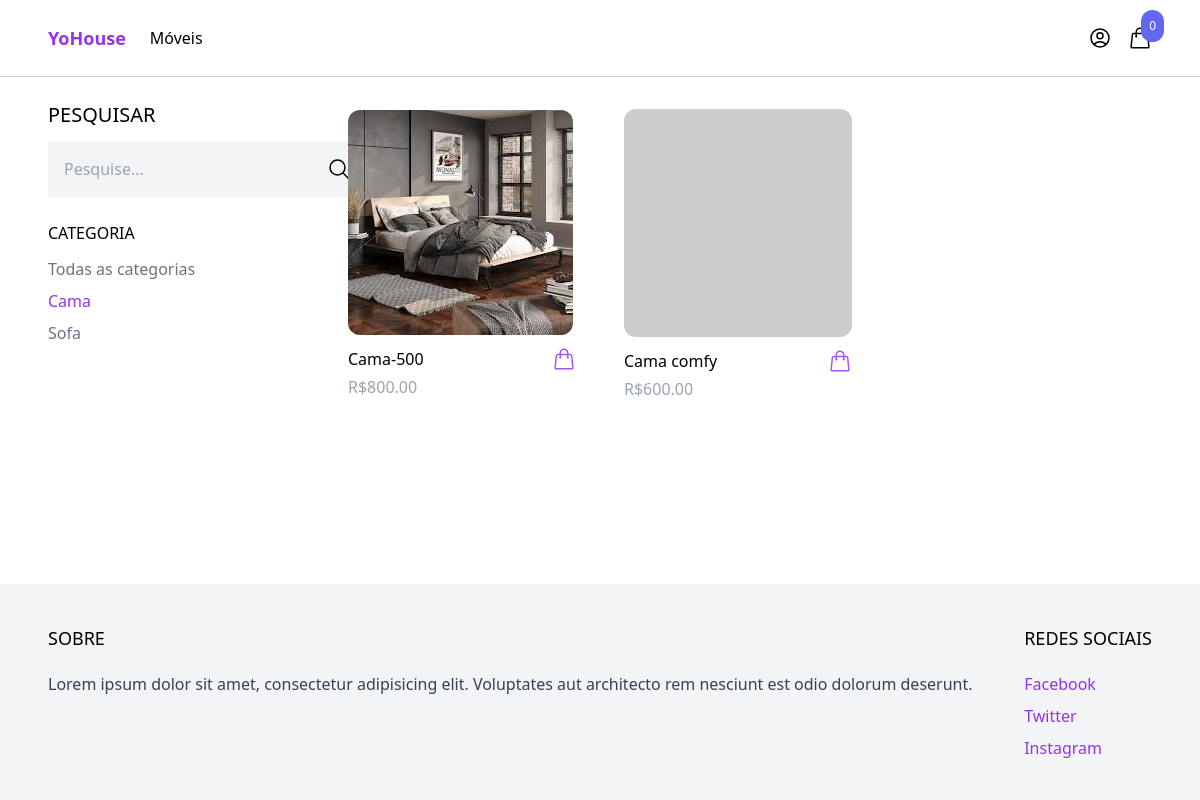
/moveis/?categoria=cama, run on an earlier commit of the app's database.
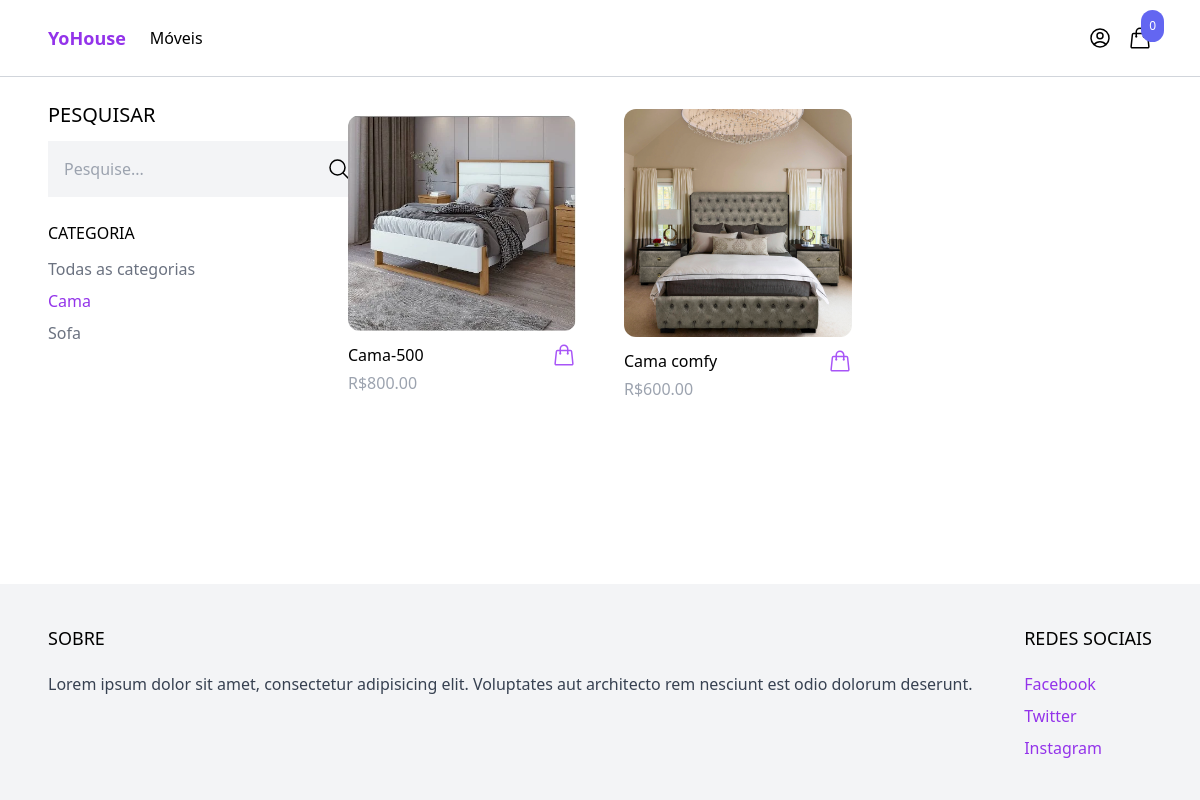
And on a later commit of the database.
### produtos/models.py (models this page shows, shortened)
class Categoria(models.Model):
    nome = models.CharField(max_length=255)
    slug = models.SlugField()
    class Meta:
        ordering = ('nome',)

class Produto(models.Model):
    categoria = models.ForeignKey(Categoria, related_name='produtos', on_delete=models.CASCADE)
    nome = models.CharField(max_length=255)
    slug = models.SlugField()
    descricao = models.TextField(blank=True, null=True) #not obligatory
    preco = models.IntegerField()
    created_at = models.DateTimeField(auto_now_add=True) #automatic
    image = models.ImageField(upload_to='uploads/', blank=True, null=True) #blank -> not obligated
    thumbnail = models.ImageField(upload_to='uploads/', blank=True, null=True)
    class Meta:
        ordering = ('-created_at',)
    def get_preco_formatado(self):
        return f'R${self.preco:.2f}'
    def get_thumbnail(self):
        if self.thumbnail:
            return self.thumbnail.url
        else:
            return 'https://via.placeholder.com/240x240'

### core/views.py (the view)
# urls.py: path('moveis/', moveis, name='moveis'),
def moveis(request):
    categorias = Categoria.objects.all()
    produtos = Produto.objects.all()
    active_categoria = request.GET.get('categoria', '')
    if active_categoria:
        produtos = produtos.filter(categoria__slug=active_categoria)
    query = request.GET.get('query', '')
    if query:
        produtos = produtos.filter(Q(nome__icontains=query) | Q(descricao__icontains=query))
    contexto = {
        'categorias': categorias,
        'produtos': produtos,
        'active_categoria': active_categoria
    }
    return render(request, 'core/moveis.html', contexto)

### carrinho/carrinho.py (called while the page is built)
    def __len__(self):
        return sum(item['quantidade'] for item in self.cart.values())

### carrinho/context_processors.py (called while the page is built)
def carrinho(request):
    return {'cart': Carrinho(request)}

### core/templates/core/moveis.html (shortened to what this page needs)
{% extends 'core/base.html' %}
{% block content %}
<div class="max-w-6xl mx-auto flex flex-wrap items-start py-6 px-6 xl:px-0">
    <div class="filters w-full lg:w-1/4">
        <h3 class="mb-3 text-xl uppercase">Pesquisar</h3>
        <form method="get" action="." >
            <div class="flex">
                <input type="text" name="query" class="p-4 bg-gray-100 border-0" placeholder="Pesquise...">
                <button class="p-4 bg-gray-100 border-0">
                    <svg xmlns="http://www.w3.org/2000/svg" fill="none" viewBox="0 0 24 24" stroke-width="1.5"
                        stroke="currentColor" class="w-6 h-6">
                        <path stroke-linecap="round" stroke-linejoin="round"
                            d="m21 21-5.197-5.197m0 0A7.5 7.5 0 1 0 5.196 5.196a7.5 7.5 0 0 0 10.607 10.607Z" />
                    </svg>
                </button>
            </div>
        </form>
        <h3 class="mt-6 mb-3 text uppercase">Categoria</h3>
        <ul class="space-y-2">
            <li><a href="{% url 'moveis'%}" class="
                {% if not active_categoria %}
                text-purple-600
                {% else %}
                text-gray-500
                {% endif %}">Todas as categorias</a></li>
            {% for categoria in categorias %}
            <li>
                <a href="{% url 'moveis'%}?categoria={{ categoria.slug }}" class="
                    {% if categoria.slug == active_categoria %}
                    text-purple-600
                    {% else %}
                    text-gray-500
                    {% endif %}">
                    {{ categoria.nome }}
                </a>
            </li>
            {% endfor %}
        </ul>
    </div>
    <div class="products w-full lg:w-3/4 -mt-4  flex items-center flex-wrap">
        {% for produto in produtos %}
            {% include 'produto/includes/produto_lista_item.html' %}
        {% endfor %}
    </div>
</div>
{% endblock %}

### core/templates/core/base.html (shortened to what this page needs)
<!DOCTYPE html>
<html lang="en">
<head>
    <script src="https://cdn.tailwindcss.com"></script>
</head>
<body class="flex flex-col min-h-screen">
    <nav class="border-b border-gray-300">
        <div class="max-w-6xl mx-auto py-2 px-6 xl:px-0 items-center flex justify-between">
            <div class="menu-left flex items-center space-x-6">
                <a href="{% url 'principal' %}" class="py-4 text-lg text-purple-600 font-semibold">YoHouse</a>
                <ul class="flex items-center space-x-4">
                    <li><a href="{% url 'moveis' %}">Móveis</a></li>
                </ul>
            </div>
            <div class="menu-right flex items-center space-x-4">
                {% if request.user.is_authenticated %}
                    <a href="{% url 'logout' %}">
                        <svg xmlns="http://www.w3.org/2000/svg" fill="none" viewBox="0 0 24 24" stroke-width="1.5" stroke="currentColor" class="w-6 h-6">
                            <path stroke-linecap="round" stroke-linejoin="round" d="M15.75 9V5.25A2.25 2.25 0 0 0 13.5 3h-6a2.25 2.25 0 0 0-2.25 2.25v13.5A2.25 2.25 0 0 0 7.5 21h6a2.25 2.25 0 0 0 2.25-2.25V15m3 0 3-3m0 0-3-3m3 3H9" />
                        </svg>
                    </a>
                 {% else %}
                    <a href="{% url 'login' %}">
                    </a>
                {% endif %}
                {% include 'includes/add_carrinho.html' %}
            </div>
        </div>
    </nav>
    <main class="flex-1">
        {% block content %}
        {% endblock %}
    </main>
    <footer class="bg-gray-100">
        <div class="max-w-6xl mx-auto py-10 px-6 xl:px-0 md:flex justify-between">
            <div class="footer-left mb-12 md:mb-0">
                <h2 class="mb-5 uppercase text-lg">Sobre</h2>
                <p class="text-gray-700">Lorem ipsum dolor sit amet, consectetur adipisicing elit. Voluptates aut
                    architecto rem nesciunt est odio dolorum deserunt.</p>
            </div>
            <div class="footer-right">
                <h2 class="mb-5 uppercase text-lg">Redes Sociais</h2>
                <ul class="space-y-2">
                    <li><a href="#" class="text-purple-600 hover:text-purple-800">Facebook</a></li>
                    <li><a href="#" class="text-purple-600 hover:text-purple-800">Twitter</a></li>
                    <li><a href="#" class="text-purple-600 hover:text-purple-800">Instagram</a></li>
                </ul>
            </div>
        </div>
    </footer>
</body>
</html>

### carrinho/templates/includes/add_carrinho.html (shortened to what this page needs)
<a href="{% url 'carrinho' %}" id="menu-cart-button" class="relative">
    <span class="p-2 absolute -top-4 -right-3 bg-indigo-500 text-white text-xs rounded-full">{{ cart|length }}</span>
</a>

### produtos/templates/produto/includes/produto_lista_item.html (shortened to what this page needs)
<div class="w-full md:w-1/3 xl:w-1/4 p-6">
    <a href="{% url 'produto' produto.slug %}">
        <img src="{{ produto.get_thumbnail }}" alt="img" class="rounded-xl hover:shadow-lg">
    </a>
    <div class="pt-3 flex items-center justify-between">
        <a href="{% url 'produto' produto.slug %}">{{ produto.nome }}</a>
        <a href="{% url 'produto' produto.slug %}" class="text-purple-500 hover:text-purple-800">
        </a>
    </div>
    <p class="pt-1 text-gray-400">{{ produto.get_preco_formatado }}</p>
</div>

What changed in the data, as far as the page shows it:
changed Produto "Cama-500": get_thumbnail: a different picture
changed Produto "Cama comfy": get_thumbnail: picture added in place of a placeholder
